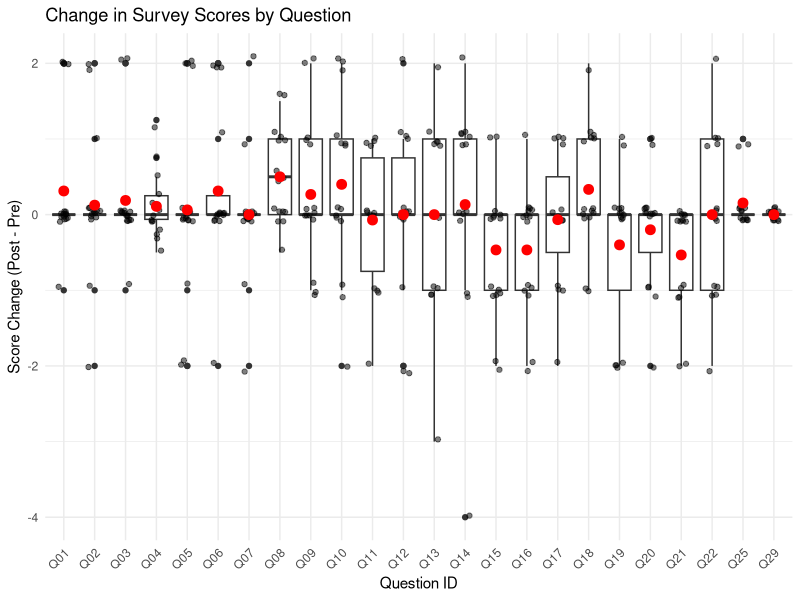
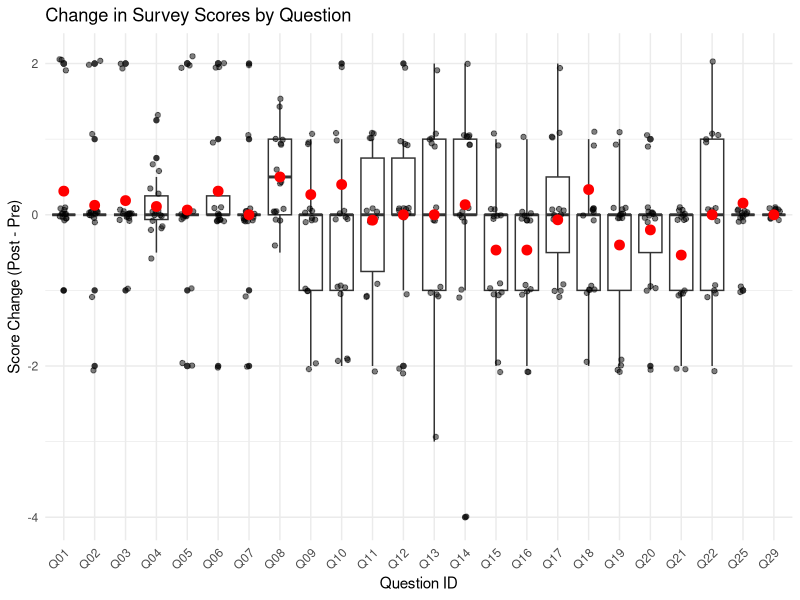
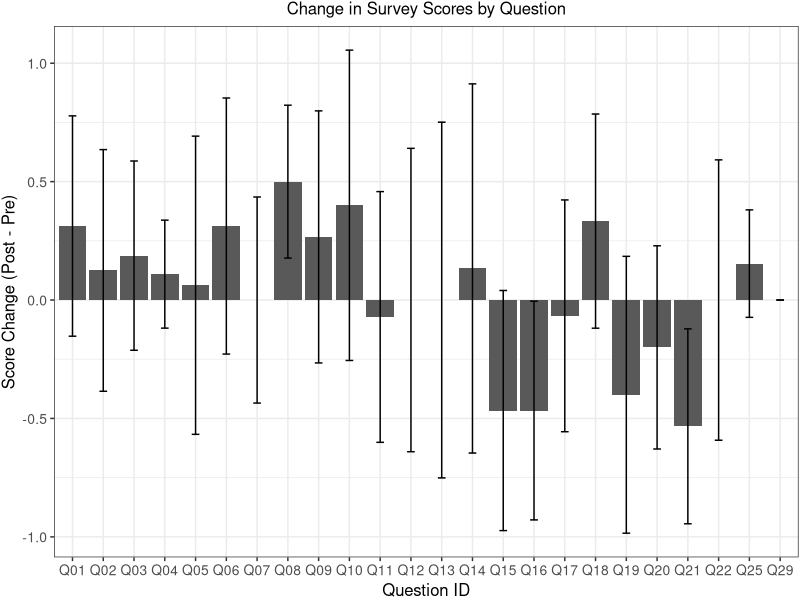
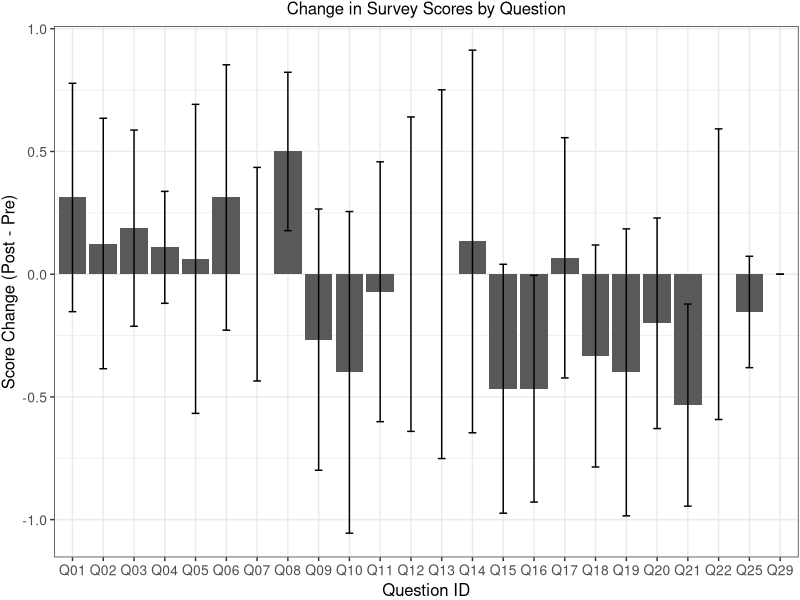
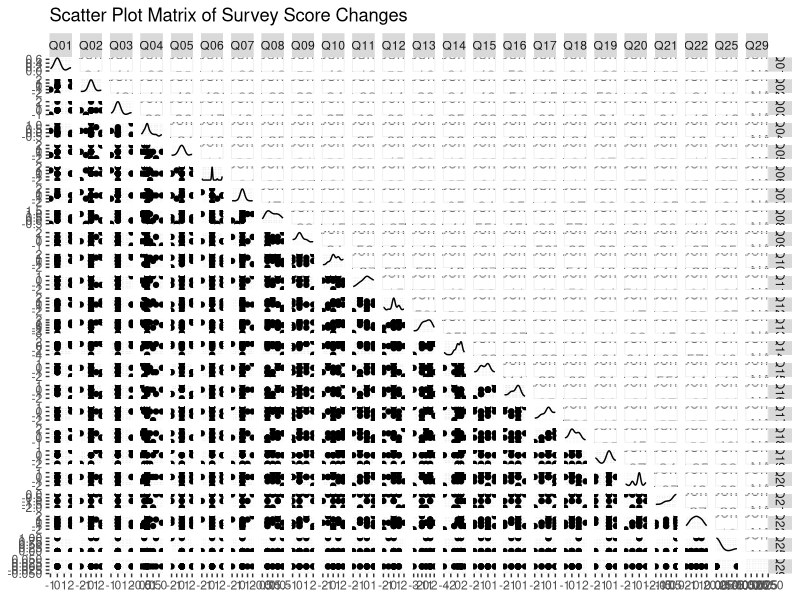
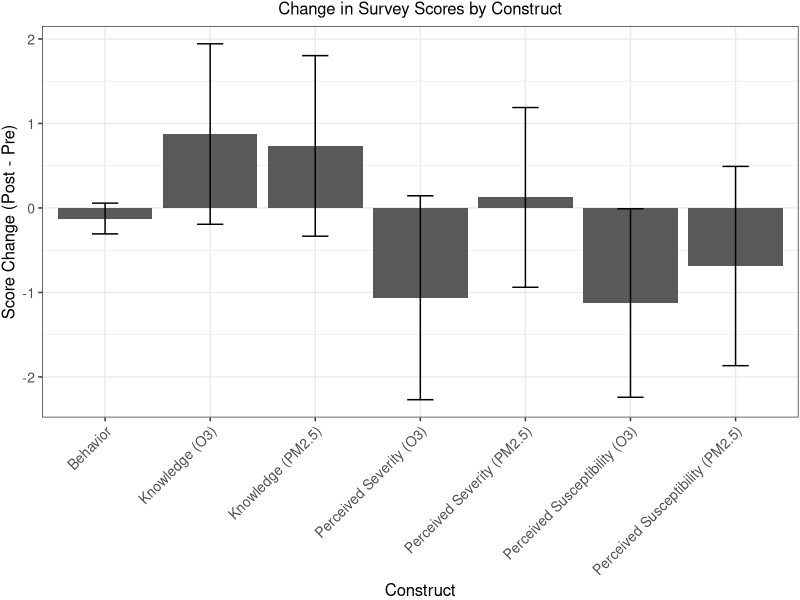
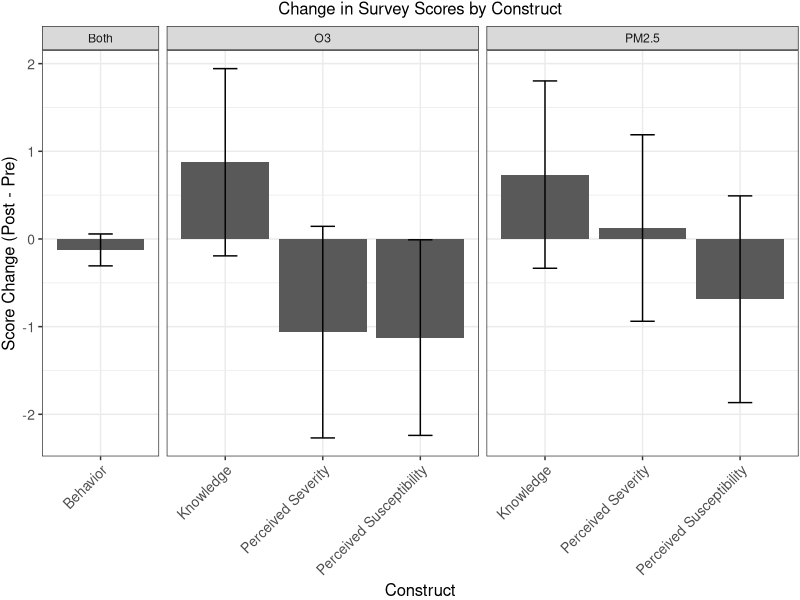
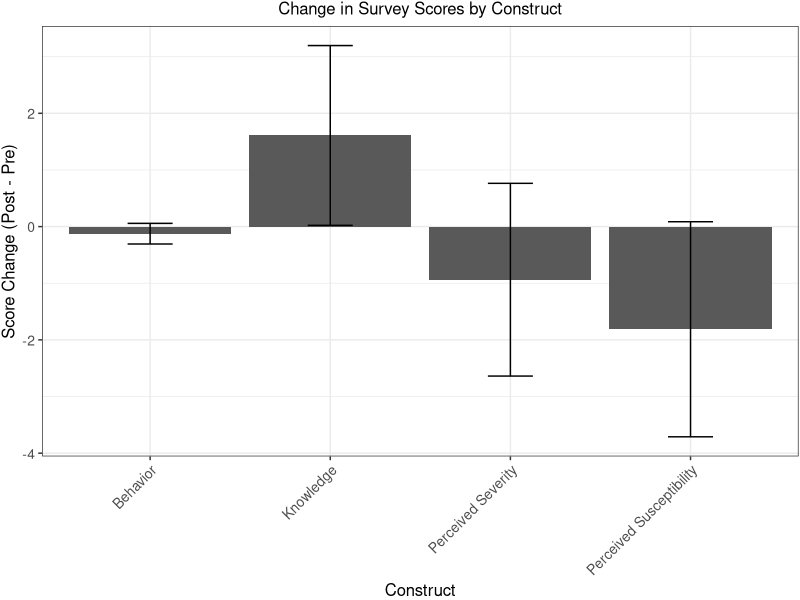

Generate these figures, in order, with R:
## Read in survey data from excel files

#install.packages("tidyverse")
#install.packages("GGAlly")
#packageVersion("ggplot2")  # should show 4.0.0 or 4.0.1

library(readxl)
library(tidyverse)
library(GGally)
# Read in the survey data

pre_survey <- read_excel("./Data/Survey Data/Air Quality Survey Sheet.xlsx", 
                sheet = "Final Pre Intervention")

post_survey <- read_excel("./Data/Survey Data/Air Quality Survey Sheet.xlsx", 
                sheet = "Final Post Intervention")

## convert all dbl columns to integer in pre_survey

names_survey <- names(pre_survey)

pre_survey <- pre_survey |> 
  mutate(across(where(is.double), as.integer)) |> 
  mutate(across(all_of(names_survey), as.character)) |>
  filter(!is.na(`HOUSE  #`)) |> # remove any rows where Q1 is NA (these are incomplete surveys)
  mutate(Survey = 'Pre_Intervention')

post_survey <- post_survey |> 
  mutate(across(where(is.double), as.integer)) |>
  mutate(across(all_of(names_survey), as.character)) |> 
  filter(!is.na(`HOUSE  #`)) |> # remove any rows where Q1 is NA (these are incomplete surveys)
  mutate(Survey = 'Post_Intervention')

survey <- bind_rows(pre_survey, post_survey) |> 
          rename(HouseID = `HOUSE  #`) |> 
          pivot_longer(cols = starts_with("Q"), 
                       names_to = "QuestionID", 
                       values_to = "Response")  

survey_numbers <- survey |>
          filter(!str_detect(QuestionID, "Other")) |>
          mutate(QuestionID = parse_number(QuestionID)) |> ## grab the number from QuestionID
          mutate(QuestionID = paste0("Q",str_pad(as.integer(QuestionID),width=2,side="left",pad="0")))

survey_others <- survey |>
          filter(str_detect(QuestionID, "Other")) |>
          mutate(QuestionID = str_replace(QuestionID," ","_")) ## replace space with underscore

survey <- bind_rows(survey_numbers, survey_others) |>
           arrange(Survey, HouseID, QuestionID)

## Read in answer key
## Note I deleted some of the empty columns from the Data dictionary sheet before importing the data
## I also added a column name A8 to column K

answer_key <- read_excel("./Data/Survey Data/Air Quality Survey Sheet.xlsx", 
                         sheet = "Data Dictionary") |> 
  rename(QuestionID = "Question #")  |> 
  mutate(QuestionID = paste0("Q",str_pad(as.integer(QuestionID),width=2,side="left",pad="0"))) 

names(answer_key)

unique(answer_key$Construct)
## Add pollutant column

answer_key <- answer_key |> 
  mutate(Pollutant = case_when(
    str_detect(Construct, "PM2.5") ~ "PM2.5",
    str_detect(Construct, "O3") ~ "O3",
    TRUE ~ "Both")) |> 
  mutate(Construct_general = case_when(
    str_detect(Construct, "Knowledge") ~ "Knowledge",
    str_detect(Construct, "Perceived Susceptibility") ~ "Perceived Susceptibility",
    str_detect(Construct, "Perceived Severity") ~ "Perceived Severity",
    str_detect(Construct, "Behavior") ~ "Behavior",
    str_detect(Construct, "Demographic") ~ "Demographic",
    TRUE ~ "Other"
  ))

## Join the survey data with the answer key to get question text and answer choices

## Knowledge questions
Q_K <- c("Q01","Q02","Q03","Q04","Q05","Q06","Q07","Q08") 

survey_grade <- survey |>
  left_join(answer_key, by = "QuestionID") |>
  filter(QuestionID %in% Q_K)|>
  rename(Correct_A = `Correct A`) |> 
  mutate(Correct_responses = str_count(Correct_A, "," ) + 1) |>
  mutate(Response_1 = str_split_fixed(Response, ",", 5)[,1]) |>
  mutate(Response_2 = str_split_fixed(Response, ",", 5)[,2]) |>
  mutate(Response_3 = str_split_fixed(Response, ",", 5)[,3]) |>
  mutate(Response_4 = str_split_fixed(Response, ",", 5)[,4]) |>
  mutate(Response_5 = str_split_fixed(Response, ",", 5)[,5]) |> 
  mutate(Grade_1 = ifelse(str_detect(Correct_A, Response_1), 1,-1)) |>
  mutate(Grade_2 = ifelse(str_detect(Correct_A, Response_2),1,-1)) |>
  mutate(Grade_3 = ifelse(str_detect(Correct_A, Response_3),1,-1)) |>
  mutate(Grade_4 = ifelse(str_detect(Correct_A, Response_4),1,-1)) |>
  mutate(Grade_5 = ifelse(str_detect(Correct_A, Response_5),1,-1)) |>
  mutate(Grade = rowSums(across(starts_with("Grade_"))/Correct_responses,na.rm=TRUE)) |> ## give points for correct answers, subtract points for incorrect answers, 
## then normalize by the number of correct responses
  mutate(Grade = ifelse(QuestionID ==1 & Response =="5",0,Grade)) |> ## special case for Q1 where "5" means "I don't know", which should be graded as 0
  mutate(Grade = ifelse(QuestionID ==2 & Response =="7",0,Grade)) |> ## special case for Q1 where "7" means "I don't know", which should be graded as 0
  mutate(Grade = ifelse(QuestionID ==3 & Response =="5",0,Grade)) |> ## special case for Q1 where "5" means "I don't know", which should be graded as 0
  mutate(Grade = ifelse(QuestionID ==4 & Response =="6",0,Grade)) |> ## special case for Q1 where "6" means "I don't know", which should be graded as 0
  mutate(Grade = ifelse(QuestionID ==5 & Response =="5",0,Grade)) |> ## special case for Q1 where "5" means "I don't know", which should be graded as 0
  mutate(Grade = ifelse(QuestionID ==6 & Response =="7",0,Grade)) |> ## special case for Q1 where "7" means "I don't know", which should be graded as 0
  mutate(Grade = ifelse(QuestionID ==7 & Response =="5",0,Grade)) |> ## special case for Q1 where "5" means "I don't know", which should be graded as 0
  mutate(Grade_Final = case_when(
  Grade == 1 ~ 'Correct',
  Grade > 0 & Grade < 1 ~ 'Partially Correct',
  TRUE ~ 'Incorrect'))

names(survey_grade)  

## bind with other survey data
## What are the numerical questions?
Q_SS <- c("Q09","Q10","Q11","Q12","Q13","Q14","Q15","Q16","Q17","Q18","Q19","Q20",
          "Q21","Q22","Q23","Q24","Q25","Q29")

names(survey)

survey_scores <- survey |> 
              filter(!(QuestionID %in% Q_K)) |> ## non-knowledge questions
              left_join(answer_key, by = "QuestionID") |>
              bind_rows(survey_grade) |> 
              mutate(Response = ifelse(HouseID == "H31" & QuestionID == "Q25" & Survey == "Post_Intervention", "2", Response)) |> ## H31 responded both 1,2 for the post-interview, and then responded to why they don't change their behavior in Q26.
## Change the response for H31, Post-survey, Q25 from 1,2 to be 2 (no change in behavior)
              mutate(Score = case_when(
                QuestionID %in% Q_K ~ as.numeric(Grade),  ## for knowledge questions, use the grade as the score
                QuestionID %in% Q_SS ~ as.numeric(Response), ## for SS questions, use the response as the score
                TRUE ~ NA)) |> ## for the other questions leave it as blank
              mutate(Score_mod = case_when(
                  QuestionID %in% c("Q09","Q10","Q17","Q18") ~ 6 - Score, ## reverse score so that higher score consistently means more concern for air quality
                  QuestionID %in% c("Q25","Q29") ~ 3 - Score, ## reverse score so that higher score means taking action
                  TRUE ~ Score)) |> # This makes it consistent with increased knowledge of air quality and increased concern (not necessarily better, but consistent)
              select(HouseID, Survey, QuestionID, Construct, Construct_general, Pollutant, Question, 
                     Correct_A, Response, Grade, Score, Score_mod) |> 
              arrange(HouseID, Survey, QuestionID)


## Create database with original survey answers and air quality data
## read in air quality data

aq_visits <- read_csv("./Processed Data//EvapCooler.summary.csv")

names(aq_visits)
## Calculate average I/O for each home by house,season, and number
aq_home_summary <- aq_visits |> 
                  select(House.Number,season,ac.type,`I/O_PM`,`I/O_O3`) |>
                  group_by(House.Number,season,ac.type) |> 
                  summarize(mean_IO_PM = mean(`I/O_PM`, na.rm=TRUE),
                            mean_IO_O3 = mean(`I/O_O3`, na.rm=TRUE),
                            n_PM = sum(!is.na(`I/O_PM`)),
                            n_O3 = sum(!is.na(`I/O_O3`))) |> 
                  ungroup()
                
#Add rankings for I/O by season and actype
aq_home_summary <- aq_home_summary |> 
                    rename(HouseID = House.Number) |> 
                    group_by(season,ac.type) |> 
                    mutate(PM_rank_season_actype = dense_rank(mean_IO_PM),
                              O3_rank_season_actype = dense_rank(mean_IO_O3)) |>
                    ungroup() |> 
                    group_by(season) |> ## now add rankings just by season and pollutant
                    mutate(PM_rank_season = dense_rank(mean_IO_PM),
                              O3_rank_season = dense_rank(mean_IO_O3)) |>
                    ungroup() |> 
                    arrange(season,ac.type,PM_rank_season_actype)

# Make aq_home_summary wide for easier joining
aq_home_summary_wide <- aq_home_summary |> 
                    pivot_wider(names_from = season,
                                values_from = c(mean_IO_PM, mean_IO_O3,n_PM, n_O3,
                                                PM_rank_season_actype, PM_rank_season,
                                                O3_rank_season_actype,O3_rank_season)) |> 
                    select(-c(mean_IO_O3_Winter,n_O3_Winter,O3_rank_season_actype_Winter,O3_rank_season_Winter)) ## remove O3 winter columns because we didn't analyze O3 in the winter

names(aq_home_summary_wide)
# Join with survey data

survey_aq <- survey_scores |> 
              left_join(aq_home_summary_wide, by = "HouseID")


## Thought-- I could add pollutant as a column, and have more generic IO ratios.... and merge them to questions that are also PM or O3 specific
## However, not all the questions are PM or O3 specific.... so maybe it doesn't make sense....

## export survey_aq data
write_csv(survey_aq, "./Processed Data/survey_aq_data.csv")

## Analyze survey score changes pre- and post-intervention

names(survey_scores)

## Remove question 23 and 24 because Q15 and Q16 are accidental duplicates of Q23 and Q24 

survey_diff <- survey_scores |> 
  filter(QuestionID %in% c(Q_K, Q_SS)) |> ## only knowledge and score questions
  filter(!(QuestionID %in% c("Q23","Q24"))) |> ## remove Q23, Q24, since we are just using Q15 and Q16
  select(HouseID, Construct, Construct_general, Pollutant, Survey, QuestionID, Score, Score_mod) |>
  pivot_wider(names_from = Survey, values_from = c(Score, Score_mod)) |> 
  mutate(Score_Change = Score_Post_Intervention - Score_Pre_Intervention,
        Score_mod_Change = Score_mod_Post_Intervention - Score_mod_Pre_Intervention) |> 
  left_join(aq_home_summary_wide, by = "HouseID")

## export data

write_csv(survey_diff, "./Processed Data/survey_score_changes.csv")


## calculate average score change by question
avg_score_change <- survey_diff |> 
  group_by(QuestionID) |> 
  summarize(mean = mean(Score_Change, na.rm=TRUE),
            sd = sd(Score_Change, na.rm=TRUE),
            n = sum(!is.na(Score_Change))) |> 
  mutate(tcrit = qt(.975,df=(n-1))) %>% ## two-sided 
  mutate(bound = tcrit*sd/sqrt(n)) %>%
  mutate(lower.95 = mean-bound) %>%
  mutate(upper.95 = mean+bound) 

## calculate average score_mod change by question
avg_score_mod_change <- survey_diff |> 
  group_by(QuestionID) |> 
  summarize(mean = mean(Score_mod_Change, na.rm=TRUE),
            sd = sd(Score_mod_Change, na.rm=TRUE),
            n = sum(!is.na(Score_mod_Change))) |> 
  mutate(tcrit = qt(.975,df=(n-1))) %>% ## two-sided 
  mutate(bound = tcrit*sd/sqrt(n)) %>%
  mutate(lower.95 = mean-bound) %>%
  mutate(upper.95 = mean+bound) 

## plot score changes by question

ggplot(survey_diff, aes(x=QuestionID, y=Score_Change)) +
  geom_boxplot() +
  geom_jitter(width=0.2, alpha=0.5) +
  geom_point(data=avg_score_change, aes(x=QuestionID, y=mean), 
             color="red", size=3) +
  theme_minimal() +
  labs(title="Change in Survey Scores by Question",
       x="Question ID",
       y="Score Change (Post - Pre)") +
  theme(axis.text.x = element_text(angle = 45, hjust = 1))

ggplot(survey_diff, aes(x=QuestionID, y=Score_mod_Change)) +
  geom_boxplot() +
  geom_jitter(width=0.2, alpha=0.5) +
  geom_point(data=avg_score_change, aes(x=QuestionID, y=mean), 
             color="red", size=3) +
  theme_minimal() +
  labs(title="Change in Survey Scores by Question",
       x="Question ID",
       y="Score Change (Post - Pre)") +
  theme(axis.text.x = element_text(angle = 45, hjust = 1))

ggplot(data=avg_score_change,aes(x=QuestionID, y= mean))+
  geom_col()+
  geom_errorbar(aes(ymin=lower.95,ymax=upper.95,width=0.25))+
  theme_bw()+
  #expand_limits(y=c(-1,1))+
  #scale_y_continuous(breaks = seq(0,1,.2))+
    labs(title="Change in Survey Scores by Question",
       x="Question ID",
       y="Score Change (Post - Pre)") +
  #scale_fill_brewer(palette = 'Paired')+
  theme(legend.position = 'none')+
  theme(axis.text.y = element_text(size=10),axis.text.x = element_text(size=10),
        axis.title = element_text(size = 12),plot.title = element_text(size = 12,hjust=0.5),
        plot.margin= margin(t=1,r=1,b=0,l=1))

ggplot(data=avg_score_mod_change,aes(x=QuestionID, y= mean))+
  geom_col()+
  geom_errorbar(aes(ymin=lower.95,ymax=upper.95,width=0.25))+
  theme_bw()+
  #expand_limits(y=c(-1,1))+
  #scale_y_continuous(breaks = seq(0,1,.2))+
    labs(title="Change in Survey Scores by Question",
       x="Question ID",
       y="Score Change (Post - Pre)") +
  #scale_fill_brewer(palette = 'Paired')+
  theme(legend.position = 'none')+
  theme(axis.text.y = element_text(size=10),axis.text.x = element_text(size=10),
        axis.title = element_text(size = 12),plot.title = element_text(size = 12,hjust=0.5),
        plot.margin= margin(t=1,r=1,b=0,l=1))


## scatter plot matrix of score changes

names(survey_diff)

survey_diff_wide <- survey_diff |> 
  select(HouseID, QuestionID, Score_Change) |> 
  pivot_wider(names_from = QuestionID, values_from = Score_Change)
names(survey_diff_wide)
ggpairs(survey_diff_wide, columns = 2:ncol(survey_diff_wide),
        title = "Scatter Plot Matrix of Survey Score Changes")

## Calculate sum of score changes by construct

survey_diff_construct <- survey_diff |> 
  group_by(HouseID, Construct, Construct_general, Pollutant) |> 
  summarize(Total_Score_Change = sum(Score_Change, na.rm=TRUE),
            Total_Score_mod_Change = sum(Score_mod_Change, na.rm=TRUE)) |> 
  ungroup() 

## calculate average score_mod change by question across houses
total_construct_score_mod_change <- survey_diff_construct |> 
  group_by(Construct) |> 
  summarize(mean = mean(Total_Score_mod_Change, na.rm=TRUE),
            sd = sd(Total_Score_mod_Change, na.rm=TRUE),
            n = sum(!is.na(Total_Score_mod_Change))) |> 
  mutate(tcrit = qt(.975,df=(n-1))) %>% ## two-sided 
  mutate(bound = tcrit*sd/sqrt(n)) %>%
  mutate(lower.95 = mean-bound) %>%
  mutate(upper.95 = mean+bound) 


## calculate average score_mod change by question across houses
total_construct_score_mod_change_pollutant <- survey_diff_construct |> 
  group_by(Construct_general, Pollutant) |> 
  summarize(mean = mean(Total_Score_mod_Change, na.rm=TRUE),
            sd = sd(Total_Score_mod_Change, na.rm=TRUE),
            n = sum(!is.na(Total_Score_mod_Change))) |> 
  mutate(tcrit = qt(.975,df=(n-1))) %>% ## two-sided 
  mutate(bound = tcrit*sd/sqrt(n)) %>%
  mutate(lower.95 = mean-bound) %>%
  mutate(upper.95 = mean+bound) 

## plot results
ggplot(data=total_construct_score_mod_change,aes(x=Construct, y= mean))+
  geom_col()+
  geom_errorbar(aes(ymin=lower.95,ymax=upper.95,width=0.25))+
  theme_bw()+
  labs(title="Change in Survey Scores by Construct",
       x="Construct",
       y="Score Change (Post - Pre)") +
  #scale_fill_brewer(palette = 'Paired')+
  theme(legend.position = 'none')+
  theme(axis.text.y = element_text(size=10),axis.text.x = element_text(size=10, angle=45, hjust=1),
        axis.title = element_text(size = 12),plot.title = element_text(size = 12,hjust=0.5),
        plot.margin= margin(t=1,r=1,b=0,l=1))

## plot results
ggplot(data=total_construct_score_mod_change_pollutant,aes(x=Construct_general, y= mean))+
  geom_col()+
  geom_errorbar(aes(ymin=lower.95,ymax=upper.95,width=0.25))+
  theme_bw()+
  facet_grid(.~Pollutant, scales='free_x', space='free_x')+
  labs(title="Change in Survey Scores by Construct",
       x="Construct",
       y="Score Change (Post - Pre)") +
  #scale_fill_brewer(palette = 'Paired')+
  theme(legend.position = 'none')+
  theme(axis.text.y = element_text(size=10),axis.text.x = element_text(size=10, angle=45, hjust=1),
        axis.title = element_text(size = 12),plot.title = element_text(size = 12,hjust=0.5),
        plot.margin= margin(t=1,r=1,b=0,l=1))

## 


## Calculate sum of score changes by construct, but not pollutant

survey_diff_construct_only <- survey_diff |> 
  group_by(HouseID, Construct_general) |> 
  summarize(Total_Score_Change = sum(Score_Change, na.rm=TRUE),
            Total_Score_mod_Change = sum(Score_mod_Change, na.rm=TRUE)) |> 
  ungroup() 


## calculate average score_mod change by question across houses
total_construct_only_score_mod_change <- survey_diff_construct_only |> 
  group_by(Construct_general) |> 
  summarize(mean = mean(Total_Score_mod_Change, na.rm=TRUE),
            sd = sd(Total_Score_mod_Change, na.rm=TRUE),
            n = sum(!is.na(Total_Score_mod_Change))) |> 
  mutate(tcrit = qt(.975,df=(n-1))) %>% ## two-sided 
  mutate(bound = tcrit*sd/sqrt(n)) %>%
  mutate(lower.95 = mean-bound) %>%
  mutate(upper.95 = mean+bound) 

## plot results
ggplot(data=total_construct_only_score_mod_change,aes(x=Construct_general, y= mean))+
  geom_col()+
  geom_errorbar(aes(ymin=lower.95,ymax=upper.95,width=0.25))+
  theme_bw()+
  labs(title="Change in Survey Scores by Construct",
       x="Construct",
       y="Score Change (Post - Pre)") +
  #scale_fill_brewer(palette = 'Paired')+
  theme(legend.position = 'none')+
  theme(axis.text.y = element_text(size=10),axis.text.x = element_text(size=10, angle=45, hjust=1),
        axis.title = element_text(size = 12),plot.title = element_text(size = 12,hjust=0.5),
        plot.margin= margin(t=1,r=1,b=0,l=1))

## plot results
ggplot(data=total_construct_score_mod_change_pollutant,aes(x=Construct_general, y= mean))+
  geom_col()+
  geom_errorbar(aes(ymin=lower.95,ymax=upper.95,width=0.25))+
  theme_bw()+
  facet_grid(.~Pollutant, scales='free_x', space='free_x')+
  labs(title="Change in Survey Scores by Construct",
       x="Construct",
       y="Score Change (Post - Pre)") +
  #scale_fill_brewer(palette = 'Paired')+
  theme(legend.position = 'none')+
  theme(axis.text.y = element_text(size=10),axis.text.x = element_text(size=10, angle=45, hjust=1),
        axis.title = element_text(size = 12),plot.title = element_text(size = 12,hjust=0.5),
        plot.margin= margin(t=1,r=1,b=0,l=1))

## 
